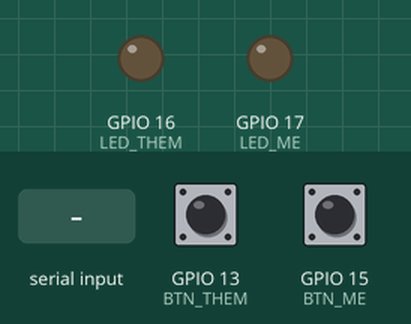
Simulated run of this program. Board: ESP32. Parts: output pins drawn as LEDs (lit = HIGH). The inputs (shaded band) are chosen by the test bench; at power-on: GPIO 13 (BTN_THEM) HIGH, GPIO 15 (BTN_ME) HIGH. What the program prints to the serial monitor is not drawn.

Above: at 1.5 s.
1.6 s: "T1\n" received over Serial
At 2.6 s:
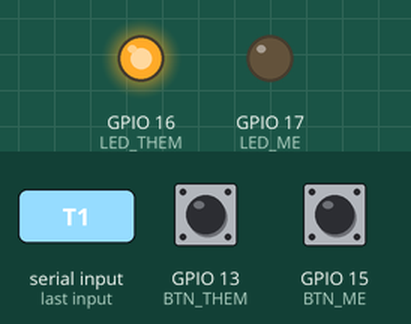
3.1 s: "M1\n" received over Serial
At 3.7 s:
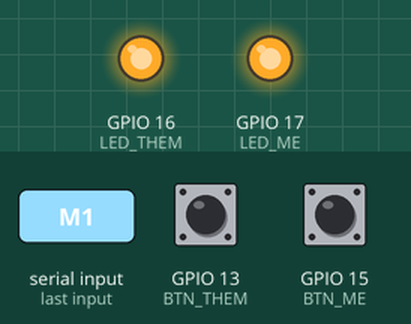
4.6 s: "T0\n" received over Serial
At 4.9 s:
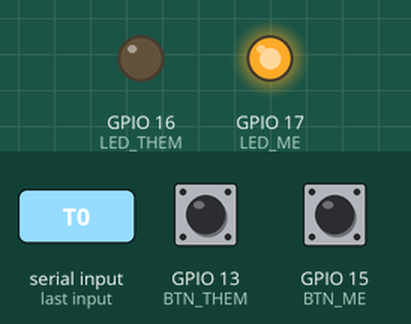
9.3 s: "t1\n" received over Serial
At 9.7 s:
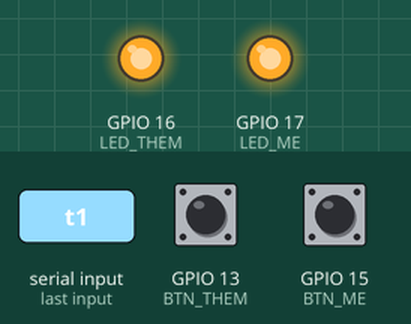
Timing chart, 0 to 11.8 s (numbered marks = the images above; inputs shaded):
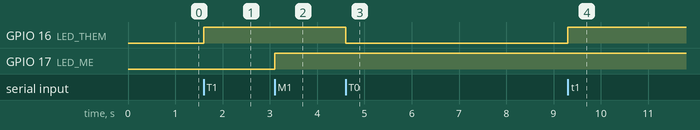

Measured:
- after the input at 1.6 s, GPIO 16 (LED_THEM): LOW → HIGH at once
- after the input at 3.1 s, GPIO 17 (LED_ME): LOW → HIGH at once
- after the input at 4.6 s, GPIO 16 (LED_THEM): HIGH → LOW at once
- after the input at 9.3 s, GPIO 16 (LED_THEM): LOW → HIGH at once

The program:

main.cpp
```cpp
// ===========================================================================
// ⚡ DuoClock ESP32 Firmware — Dumb Serial Button Box
// ===========================================================================
//
// This firmware runs on an ESP32 DevKit v1 and acts as a simple I/O bridge:
//   - Reads two physical buttons (THEM and ME)
//   - Sends button press events over USB serial to the Pi
//   - Receives LED control commands from the Pi over serial
//
// ALL timer logic, logging, and intelligence lives on the Pi Zero W.
// This firmware is intentionally minimal — it's just a hardware adapter.
//
// ┌────────────────────────────────────────────────────────────────┐
// │                     SERIAL PROTOCOL                            │
// │                                                                │
// │  ESP32 → Pi (button events):                                  │
// │    "T\n"        — THEM button pressed (falling edge only)     │
// │    "M\n"        — ME button pressed (falling edge only)       │
// │    "DUOCLOCK\n" — Device identification on boot               │
// │                                                                │
// │  Pi → ESP32 (LED commands):                                   │
// │    "T1\n" — Turn THEM (red) LED ON                            │
// │    "T0\n" — Turn THEM (red) LED OFF                           │
// │    "M1\n" — Turn ME (yellow) LED ON                           │
// │    "M0\n" — Turn ME (yellow) LED OFF                          │
// └────────────────────────────────────────────────────────────────┘
//
// 📌 Pin Map:
//   GPIO 13 ← BTN_THEM (input, internal pull-up, active LOW)
//   GPIO 15 ← BTN_ME   (input, internal pull-up, active LOW)
//   GPIO 16 → LED_THEM (output, red LED via resistor)
//   GPIO 17 → LED_ME   (output, yellow LED via resistor)
//
// 🔧 Debouncing:
//   20ms delay-based debounce on both buttons. Only the press (HIGH→LOW
//   transition) is reported — not the release. This prevents double-firing.
//
// ===========================================================================

#include <Arduino.h>

// ---------------------------------------------------------------------------
// 📌 Pin assignments — match the physical wiring
// ---------------------------------------------------------------------------
const int BTN_THEM = 13;  // 🔴 THEM button input (to GND, internal pullup)
const int BTN_ME   = 15;  // 🟡 ME button input   (to GND, internal pullup)
const int LED_THEM = 16;  // 🔴 THEM LED output    (red, through resistor)
const int LED_ME   = 17;  // 🟡 ME LED output      (yellow, through resistor)

// ---------------------------------------------------------------------------
// 🔄 Button state tracking for edge detection
// ---------------------------------------------------------------------------
// Buttons use INPUT_PULLUP, so unpressed = HIGH (true), pressed = LOW (false).
// We only send an event on the HIGH→LOW transition (press), not release.
// ---------------------------------------------------------------------------
bool lastBtnThem = true;  // Previous state of THEM button
bool lastBtnMe   = true;  // Previous state of ME button

// ===========================================================================
// 📡 Process incoming serial commands from the Pi
// ===========================================================================
// Reads complete lines (terminated by \n) and maps them to LED states.
// Case-insensitive: "T1", "t1" both work.
// Unknown commands are silently ignored.
// ===========================================================================
void processSerial() {
  while (Serial.available()) {
    String cmd = Serial.readStringUntil('\n');
    cmd.trim();
    if (cmd == "T1" || cmd == "t1")      digitalWrite(LED_THEM, HIGH);
    else if (cmd == "T0" || cmd == "t0") digitalWrite(LED_THEM, LOW);
    else if (cmd == "M1" || cmd == "m1") digitalWrite(LED_ME, HIGH);
    else if (cmd == "M0" || cmd == "m0") digitalWrite(LED_ME, LOW);
  }
}

// ===========================================================================
// 🚀 Setup — runs once on boot
// ===========================================================================
void setup() {
  Serial.begin(115200);  // Must match Pi's baud_rate config
  delay(300);            // Brief delay for serial to stabilise

  // Configure LED pins as outputs (default LOW = off)
  pinMode(LED_THEM, OUTPUT);
  pinMode(LED_ME,   OUTPUT);

  // Configure button pins with internal pull-up resistors
  // Buttons connect GPIO to GND — pressed = LOW, released = HIGH
  pinMode(BTN_THEM, INPUT_PULLUP);
  pinMode(BTN_ME,   INPUT_PULLUP);

  // Identification string — the Pi monitor looks for this to confirm
  // it's talking to the right device
  Serial.println("DUOCLOCK");
}

// ===========================================================================
// 🔄 Main loop — poll buttons + process serial commands
// ===========================================================================
// Runs continuously. Checks for:
//   1. Incoming serial commands from the Pi (LED control)
//   2. THEM button state change (with 20ms debounce)
//   3. ME button state change (with 20ms debounce)
//
// The 5ms delay at the end prevents busy-spinning while still being
// responsive enough for button presses (human reaction time ~150ms).
// ===========================================================================
void loop() {
  processSerial();

  // --- 🔴 THEM button polling with debounce ---
  bool btnThem = digitalRead(BTN_THEM);
  if (btnThem != lastBtnThem) {
    delay(20);  // 20ms debounce
    btnThem = digitalRead(BTN_THEM);
    if (btnThem != lastBtnThem) {
      lastBtnThem = btnThem;
      if (!btnThem) Serial.println("T");  // Only on press (HIGH→LOW)
    }
  }

  // --- 🟡 ME button polling with debounce ---
  bool btnMe = digitalRead(BTN_ME);
  if (btnMe != lastBtnMe) {
    delay(20);  // 20ms debounce
    btnMe = digitalRead(BTN_ME);
    if (btnMe != lastBtnMe) {
      lastBtnMe = btnMe;
      if (!btnMe) Serial.println("M");  // Only on press (HIGH→LOW)
    }
  }

  delay(5);  // Small yield to prevent busy-spinning
}
```
